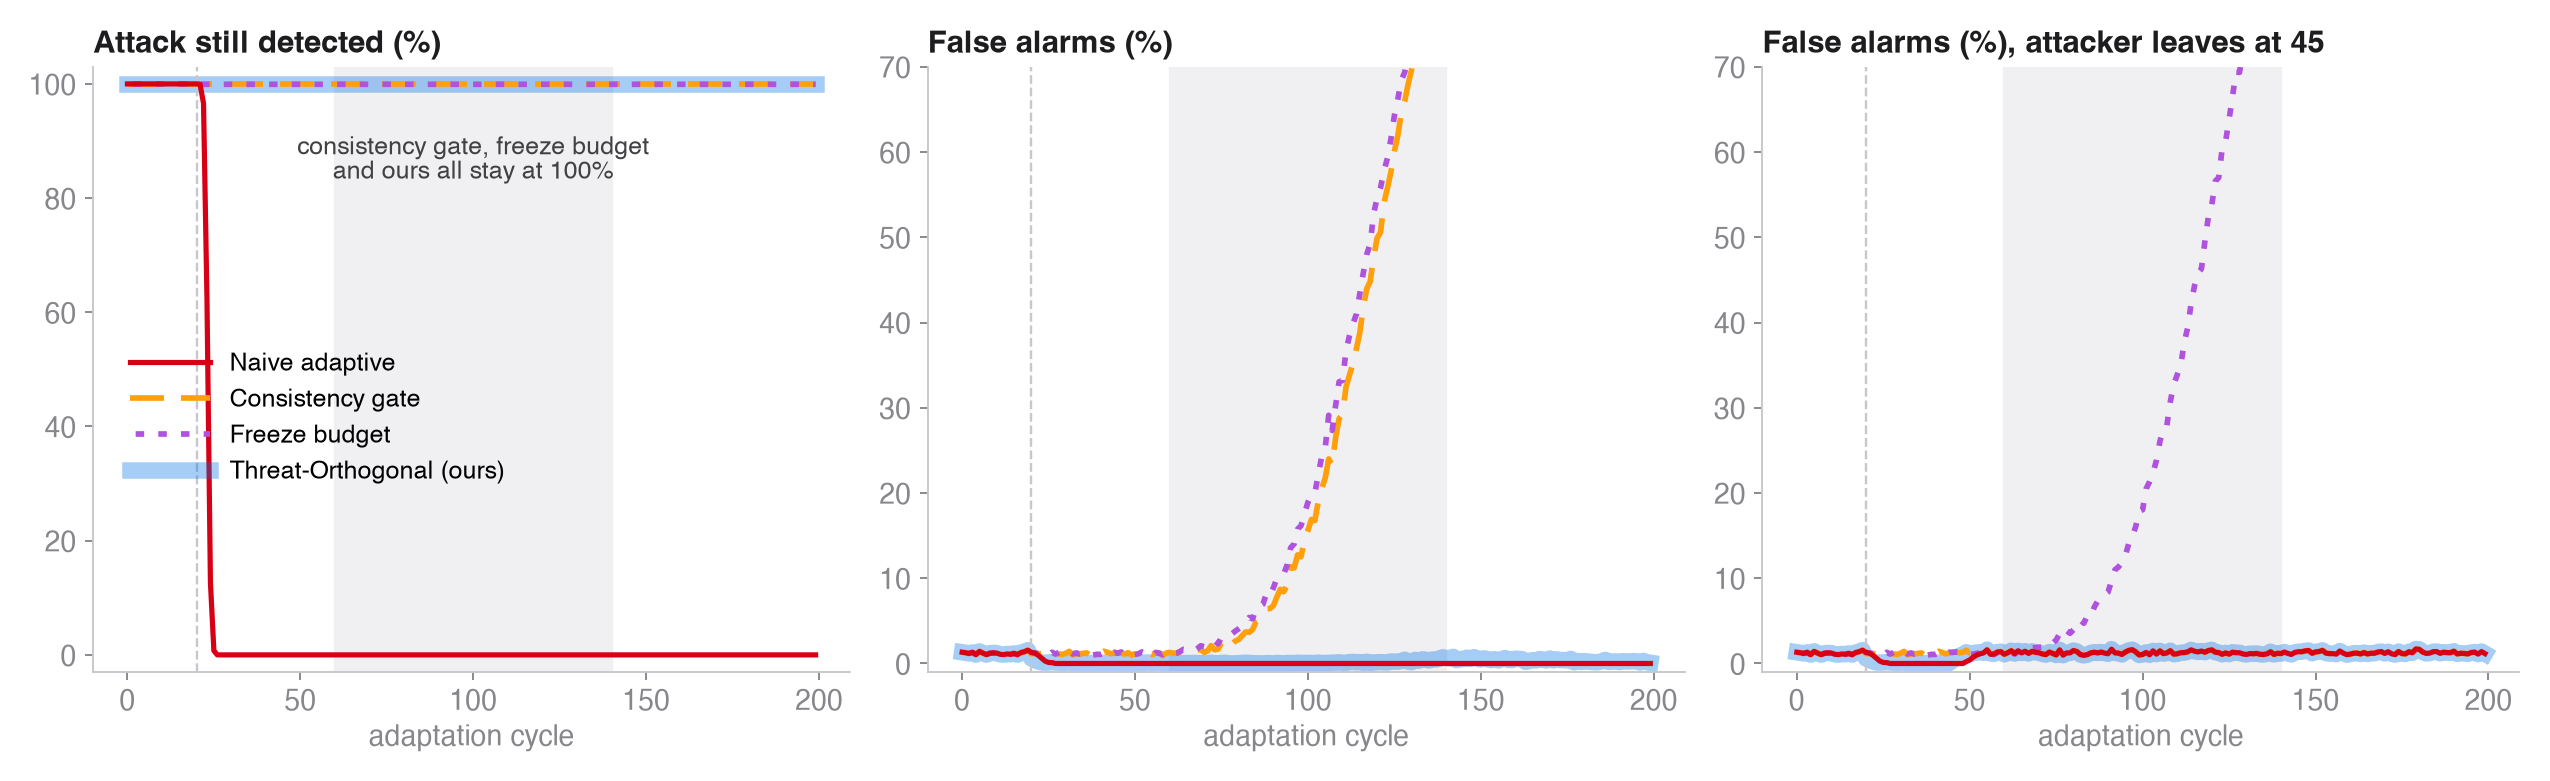

Reproduce this figure in Python.
"""Compact 3-panel figure of the synthetic proof of concept, sized for a slide."""
import numpy as np
import matplotlib
matplotlib.use("Agg")
import matplotlib.pyplot as plt
import sim_toa as S

plt.rcParams.update({"font.family": "Helvetica", "font.size": 12})
cal = np.random.default_rng(99).normal(size=(200000, S.D))
tau = np.quantile(np.linalg.norm(cal, axis=1), 0.99)

POL = [("naive", "Naive adaptive", "#D70015"),
       ("consistency_gate", "Consistency gate", "#FF9F0A"),
       ("budget_freeze", "Freeze budget", "#AF52DE"),
       ("toa", "Threat-Orthogonal (ours)", "#0071E3")]


def avg(policy, until):
    R, F = [], []
    for sd in S.SEEDS:
        rng = np.random.default_rng(sd)
        u, b = S.make_world(rng)
        r, f = S.run(policy, rng, u, b, tau, until)
        R.append(r); F.append(f)
    return np.mean(R, 0) * 100, np.mean(F, 0) * 100


fig, ax = plt.subplots(1, 3, figsize=(15, 4.6))
# Draw ours first as a wide translucent band, then the others on top with distinct dash
# patterns, so lines that sit on exactly the same values (all at 100% detection) stay visible.
STYLE = {"toa": dict(lw=7, alpha=0.35, ls="-", z=1),
         "consistency_gate": dict(lw=2.4, alpha=1, ls=(0, (6, 3)), z=3),
         "budget_freeze": dict(lw=2.4, alpha=1, ls=(3, (1.5, 2.5)), z=4),
         "naive": dict(lw=2.2, alpha=1, ls="-", z=5)}
for key, name, c in sorted(POL, key=lambda x: STYLE[x[0]]["z"]):
    rA, fA = avg(key, S.CYCLES)
    _, fB = avg(key, 45)
    k = STYLE[key]
    for a_, y in zip(ax, [rA, fA, fB]):
        a_.plot(y, color=c, lw=k["lw"], alpha=k["alpha"], ls=k["ls"], zorder=k["z"],
                label=name if a_ is ax[0] else None)
ax[0].text(100, 91, "consistency gate, freeze budget\nand ours all stay at 100%", ha="center", va="top",
           fontsize=10.5, color="#424245")
titles = ["Attack still detected (%)", "False alarms (%)", "False alarms (%), attacker leaves at 45"]
for i, a in enumerate(ax):
    a.axvspan(S.DRIFT_START, S.DRIFT_END, color="#F0F0F3", zorder=0)
    a.axvline(S.POISON_START, color="#C7C7CC", ls="--", lw=1)
    a.spines[["top", "right"]].set_visible(False)
    a.spines[["left", "bottom"]].set_color("#C7C7CC")
    a.tick_params(colors="#86868B")
    a.set_title(titles[i], loc="left", fontsize=13, color="#1D1D1F", fontweight="bold")
    a.set_xlabel("adaptation cycle", color="#86868B")
ax[0].set_ylim(-3, 103)
ax[1].set_ylim(-1, 70); ax[2].set_ylim(-1, 70)
h, l = ax[0].get_legend_handles_labels()
order = [l.index(n) for n in ["Naive adaptive", "Consistency gate", "Freeze budget", "Threat-Orthogonal (ours)"]]
ax[0].legend([h[i] for i in order], [l[i] for i in order], loc="center left", bbox_to_anchor=(0.02, 0.42), fontsize=10.5, frameon=False, handlelength=3.2)
fig.tight_layout()
fig.savefig("fig_slide.png", dpi=170, facecolor="white")
print("wrote fig_slide.png")
